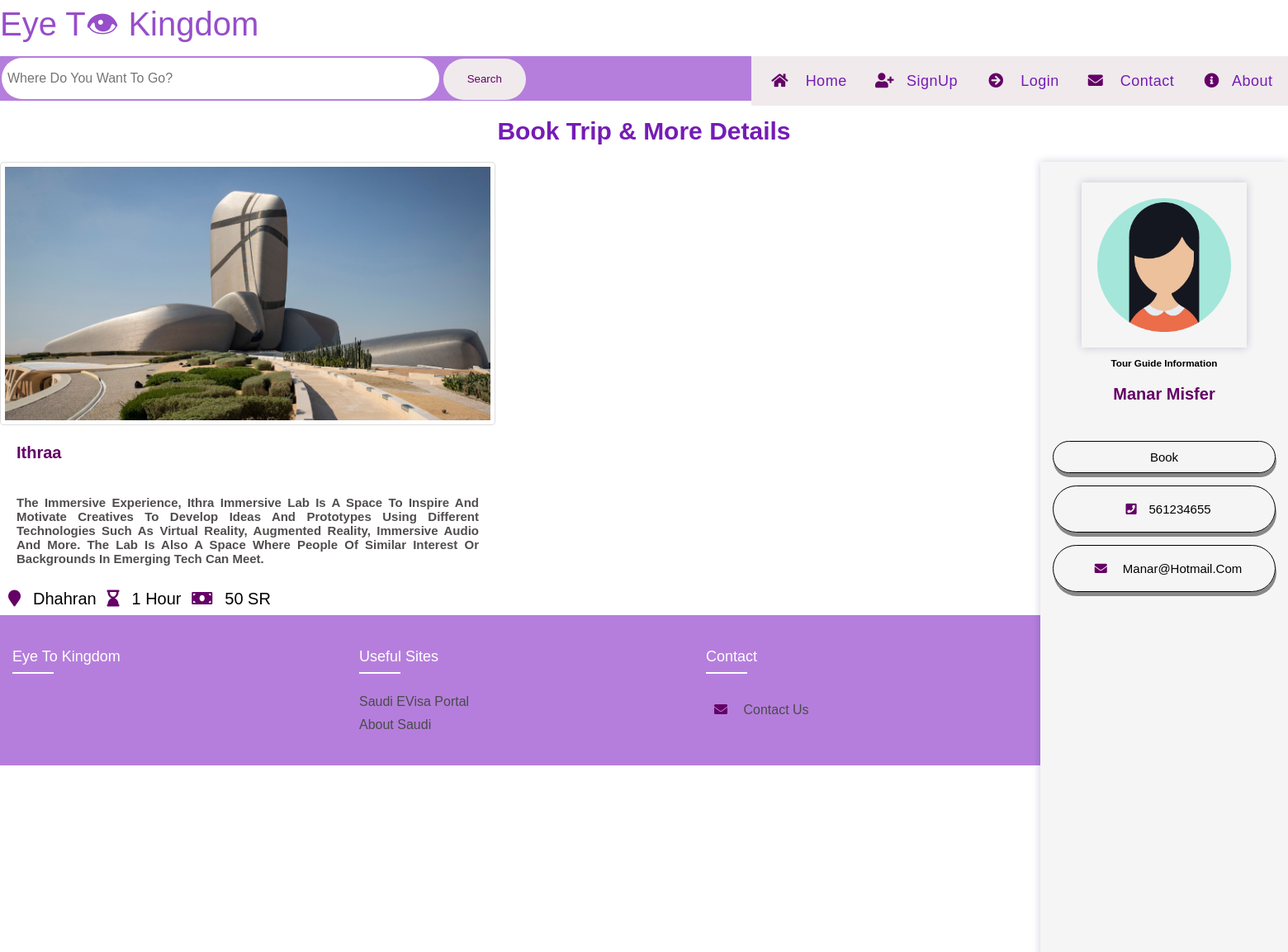
The page /tripdetail.php?id=15 on the database its author committed.
### tables this page shows
CREATE TABLE `trip` (
  `ID` int(11) NOT NULL,
  `UserID` int(10) NOT NULL,
  `Region` varchar(40) NOT NULL,
  `City` varchar(40) NOT NULL,
  `Description` varchar(600) NOT NULL,
  `Target` varchar(30) NOT NULL,
  `Duration` varchar(20) NOT NULL,
  `Type` varchar(20) NOT NULL,
  `Place` varchar(40) NOT NULL,
  `Price` varchar(10) NOT NULL,
  `Date` date NOT NULL,
  `img` varbinary(6000) NOT NULL,
  `Time` time NOT NULL,
  `Status` tinyint(1) DEFAULT NULL
);

CREATE TABLE `tourguide` (
  `UserID` int(10) NOT NULL,
  `First_name` varchar(40) NOT NULL,
  `Last_name` varchar(40) NOT NULL,
  `Gender` varchar(6) NOT NULL,
  `Date_of_Birth` date NOT NULL,
  `Languages` varchar(40) NOT NULL,
  `Education` varchar(40) NOT NULL,
  `City` varchar(40) NOT NULL,
  `Mobile_Number` int(10) NOT NULL,
  `email` varchar(30) NOT NULL,
  `Profile_img` varbinary(6000) NOT NULL,
  `Password` varchar(15) NOT NULL,
  `Confirm` varchar(15) NOT NULL
);

### tripdetail.php (the view, shortened to what this page needs)
<?php
require 'int.php';
$trip_id = $_GET['id'];
$query=mysqli_query($conn,"SELECT * FROM trip JOIN tourguide ON tourguide.UserID = trip.UserID And ID= '$trip_id'");
$row=mysqli_fetch_all($query, MYSQLI_ASSOC);
?>
<!DOCTYPE html>
<html>
 <head>
<link rel="stylesheet" href="trip details.css">
<link rel="stylesheet" href="https://stackpath.bootstrapcdn.com/font-awesome/4.7.0/css/font-awesome.min.css">
<link rel="stylesheet" type="text/css" href="https://cdnjs.cloudflare.com/ajax/libs/font-awesome/5.15.1/css/all.min.css">
 <div class ="logo"> <p>Eye T👁 Kingdom</p>
      <nav class="menu">
     <ul>
    <li> <a href="http://localhost/project/aboutus.php"> <i class="fa fa-info-circle" aria-hidden="true"></i>About</a></li>
 <li><a href="http://localhost/project/contact%20us.php"><i class="fa fa-envelope" aria-hidden="true"></i>
Contact</a></li>
      <?php if( isset($_SESSION['id']) && !empty($_SESSION['id']) )
{
?>
<li> <a href="http://localhost/project/tg.php"> <i class="fa fa-user-circle" aria-hidden="true"></i><?php echo $_SESSION['id'];  ?></a></li>
      <li> <a href="logout.php"> <i class="fa fa-arrow-circle-left" aria-hidden="true"></i> Logout</a></li>
<?php }else{ ?>
  <li> <a href="Login.php"><i class="fa fa-arrow-circle-right" aria-hidden="true"></i> Login</a></li>
     <li><a href="signup.php"><i class="fa fa-user-plus" aria-hidden="true"></i>SignUp</a></li>
<?php } ?>
    <li> <a href="http://localhost/project/home.php"> <i class="fa fa-home" aria-hidden="true"></i> Home</a></li>
   </ul>
  </nav>
 <nav class="menu">
<form action="search.php" method="POST" class="search-form">
   <input type="text" class="form-control" name="search" placeholder="Where do you want to go?">
  <button type="submit" name="submit-search" class="input-group-text btn">Search </button>
   </form> </div>
  </head>
  <body>
     <section class="feature">
<p>Book Trip & More Details</p>
<?php foreach($row as $tourguide) { ?>
        <header class="header">
       <div class="user">
<img src="<?php echo htmlentities($tourguide['Profile_img']);?>" class="card-img-top" alt="card image">
<h3>Tour Guide information </h3>
<p><?php echo htmlentities($tourguide['First_name']); ?> <?php echo htmlentities($tourguide['Last_name']); ?></p>
 </div>
 <?php } ?>
   <nav class="navbar">
   <?php foreach($row as $trip) { ?>
   <a href="book.php?id=<?=$trip['ID']?>" class= click btn>book</a>
   <?php } ?>
   <?php foreach($row as $tourguide) { ?>
     <a href="#contact"><i class="fa fa-phone-square" aria-hidden="true"></i><?php echo htmlentities($tourguide['Mobile_Number']); ?> </a>
     <a href="#e-mail"><i class="fa fa-envelope" aria-hidden="true"></i> <?php echo htmlentities($tourguide['email']); ?></a>
  </nav>
</header>
<?php } ?>
     </section>
     <?php foreach($row as $trip) { ?>
    <div class="card">
  <img src="<?php echo htmlentities($trip['img']); ?>" class="image-resize"  alt="card image">
  <div class="class-body">
    <div class="card-titile"> <p><?php echo htmlentities($tourguide['Place']); ?></p>
<h2 class="card-text"><?php echo htmlentities($tourguide['Description']); ?></h2>
      <div> <span> <i class="fa fa-map-marker"></i><?php echo htmlentities($tourguide['City']); ?></span>
     <span> <i class="fa fa-hourglass-end" aria-hidden="true"></i><?php echo htmlentities($tourguide['Duration']); ?></span>
       <span><i class="fa fa-money" aria-hidden="true"></i><?php echo htmlentities($tourguide['Price']); ?></span>
        </div></div></div>
<?php } ?>
<section> <footer class="footer">
<div class="container">
<div class="row">
<div class="footer-col">
<h4> Eye To Kingdom </h4>
</div>
<div class="footer-col">
<h4>Useful sites </h4>
<ul>
<li><a href="https://visa.visitsaudi.com/?_ga=2.34715105.1997200488.1646064673-1161829628.1629642741">Saudi eVisa Portal</a></li>
<li><a href="https://www.visitsaudi.com/en/understand">About Saudi</a></li> </ul></div>
<div class="footer-col">
<h4>Contact </h4>
<ul>
<li> <a href="http://localhost/project/contact%20us.php"> <i class="fa fa-envelope" aria-hidden="true"></i> Contact us </a> </li>
</ul> </div>
</div></div></footer>
</section>
  </body>
</html>

### trip details.css (style rules this page uses)
* { padding: 0; margin: 0; font-family: 'Poppins', sans-serif; box-sizing:border-box; outline:none; border:none; text-decoration:none; text-transform:capitalize; transition: .2s linear; }
html { font-size:62.5%; overflow-x:hidden; scroll-behavior:smooth ; }
.logo p { color:#974eca; margin-right: 5px; font-size:40px; }
.menu { background-color:#B57EDC; width:100% margin right; }
.menu ul { margin:0; padding:0; list-style:none; line-height:60px; }
.menu li { float:right; }
.menu ul li a { background:#f0eaed; text-decoration:none; width:130px; display:block; text-align:center; color:#751cb5; font-size:18px; letter-spacing:0.5px; }
input[type=text] { padding:7px; border:none; font-size:16px; font-family:sans-serif; color:#751cb5 }
button { float:center; background:#f0eaed; color:floralwhite; height:50px ; width: 100; border-radius:0 10px 10px 0; cursor:pointer; }
.form-control { border:0 !important; border-radius: 30px !important; margin: 2px; box-shadow: 0 0 10px rgba (37,73,214,0.18) !important; width:530px; }
.input-group-text { width: 100px; background-image: linear-gradient(#f0eaed , #f0eaed ); border: 0 !important; color: #640066 !important; border-radius: 30px !important; box-shadow: none !important; }
input { border:2px solid #000066; height:50px ; width: 300; border-radius:50px; padding: 0px 80px; }
.feature p { padding:20px; font-weight: bold; font-size: 30px; color:#751cb5; text-align: center; }
.header { position:absolute; padding-top:90px; Right:0; z-index:999; background: whitesmoke; width:30rem; border:left; height:88%; padding:15px; text-align:center; box-shadow:0 0 10px 0 rgba(0,0,100,0.2); padding-bottom: 30px; }
.header .user img { margin: 1rem 0; border:1rem solid transparent; box-shadow:0 0 10px 0 rgba(0,0,100,0.2); border-radius:50%; height:20rem; width:20rem; border-radius: var(--box-shadow) ; }
.header .user h3 { color:var(--black); font-size:4.5 rem ; }
.header .user p { color:#640066; font-size:20px ; }
.header .navbar { padding-top: 1rem; }
.header .navbar a { display:block; margin: 1.5rem 0; padding:.7rem; border-radius:5rem; font-size:15px ; color: var(--black); border: 1px solid; padding: 10px; box-shadow: 1px 5px #888888; box-sizing: fixed; }
i { margin-right:5px; padding:10px; color:#640066; }
.card { flex-direction: row; border: none; border-radius: 15px; width:500px; background-color: regba(220,220,220,0.541); position: relative; display:inline; }
.image-resize { border: 1px solid #ddd; border-radius: 4px; padding: 5px; width: 600px; }
.card-img-top { width:10rem; height:auto; padding:9px; position:relative; border-radius: 8px; }
.card-titile p { padding:20px; font-weight: bold; font-size: 20px; color:#640066; }
.card-text { padding:20px; text-align:justify ; color:#514d4d; width: 600px; }
i { margin-right:5px; padding:10px; color:#640066; font-size:60px; }
span { font-size:20px; }
.navbar a { font-size:20px; }
.row { display: flex; flex-wrap: wrap; width:210vh; }
ul { list-style: none; }
.footer { background-color: #B57EDC; padding: 40px 0; width:210vh; }
.footer-col { width: 25%; padding: 0 15px; }
.footer-col h4 { font-size: 18px; color: #ffffff; text-transform: capitalize; margin-bottom: 35px; font-weight: 500; position: relative; }
.footer-col h4::before { content: ''; position: absolute; left:0; bottom: -10px; background-color: #ffffff; height: 2px; box-sizing: border-box; width: 50px; }
.footer-col ul li:not(:last-child) { margin-bottom: 10px; }
.footer-col ul li a { font-size: 16px; text-transform: capitalize; color: #ffffff; text-decoration: none; font-weight: 300; color: #4a4a4a; display: block; transition: all 0.3s ease; }
.row { display: flex; flex-wrap: wrap; }
.footer { background-color: #B57EDC; padding: 40px 0; }

### rows shown on the page
trip: UserID.Profile_img (picture), UserID.First_name "Manar", UserID.Last_name "Misfer", UserID.Mobile_Number "561234655", UserID.email "Manar@hotmail.com", img (picture), Place "Ithraa", Description "The Immersive Experience, Ithra Immersive Lab Is A Space To Inspire And Motivate Creatives To Develop Ideas And Prototypes Using Different Technologies Such As Virtual Reality, Augmented Reality, Immersive Audio And More. The Lab Is Also A Space Where People Of Similar Interest Or Backgrounds In Emerging Tech Can Meet.", UserID.City "Dhahran", Duration "1 Hour", Price "50 SR"
